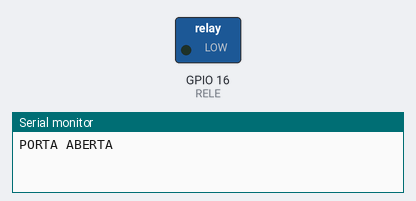
A sketch run on a simulated ESP32. Shown: switched loads named in the sketch (green lamp = pin HIGH), the last lines printed to the serial monitor.

Above: at 2.5 s.
At 7.5 s:
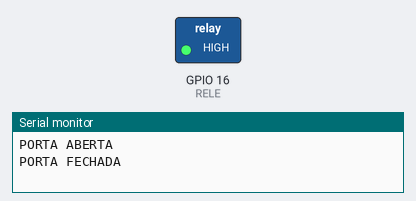
Timing chart, 0 to 13.0 s (numbered marks = the images above):
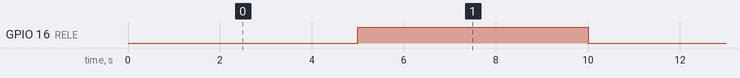

Measured:
- by itself, GPIO 16 (RELE): alternates HIGH for 5.0 s and LOW for 5.0 s

The sketch:

devhome_smartdoor.ino
```cpp
#define RELE 16  // RELE conectado na porta 16

// código na função setup é executado apenas uma vez quando o ESP32 ou ARDUINO é iniciado
void setup() {
  Serial.begin(9600);

  // inicializar o PIN DIGITAL como uma saída.
  pinMode(RELE, OUTPUT);
}

// o código na função de loop é executado repetidamente infinitamente
void loop() {
  digitalWrite(RELE, LOW); // destranca a porta
  Serial.println("PORTA ABERTA");
  delay(5000);
  digitalWrite(RELE, HIGH);  // tranca a porta
  Serial.println("PORTA FECHADA");
  delay(5000);
}
```
